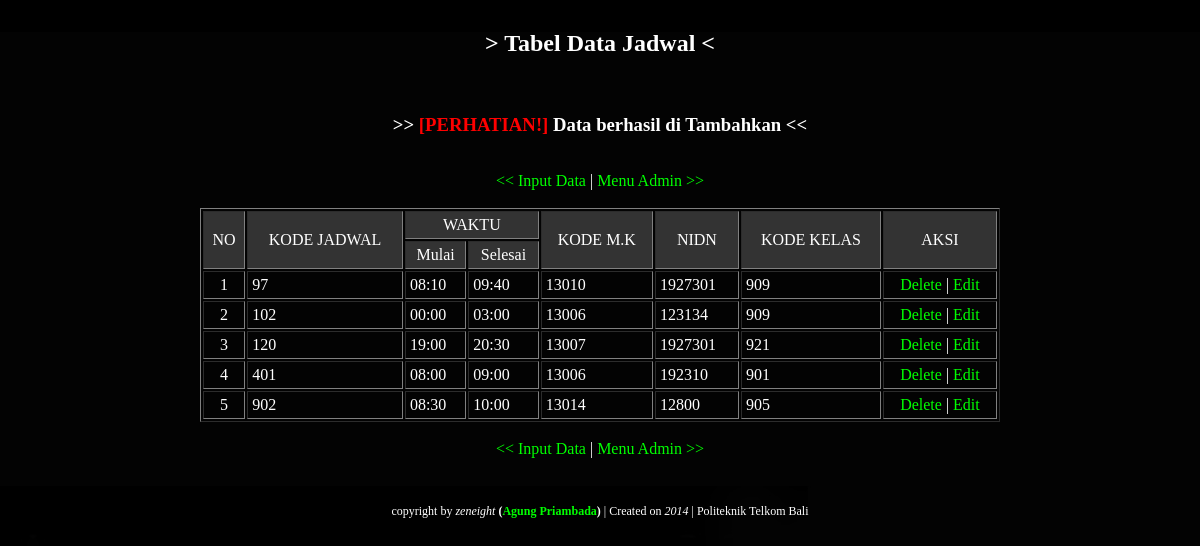
The app's page /jadwal/show_jadwal.php?message=disimpan with its own data.
### tables this page shows
CREATE TABLE IF NOT EXISTS `data_jadwal` (
  `kd_jadwal` int(3) NOT NULL,
  `waktu_in` varchar(5) NOT NULL,
  `waktu_out` varchar(5) NOT NULL,
  `kd_mk` int(6) NOT NULL,
  `nidn` int(8) NOT NULL,
  `kd_kelas` int(2) NOT NULL
);

### jadwal/show_jadwal.php (the view, shortened to what this page needs)
<?php
include('../Connections/koneksi.php');
?>
<html>
<head>
<link rel="stylesheet" type="text/css" href="../css/desain.css">
</head>
<body id="bg0">
<h2 align="center">> Tabel Data Jadwal <</h2>
<?php
$msg=$_GET['message'];
if ($msg=="disimpan"){echo"<br><center><h3>>> "
?><z>
<?php
echo"[PERHATIAN!]";
?></z>
<?php
echo" Data berhasil di Tambahkan <<</h3></center>";
} ?>
<br />
<center><a href="add_jadwal.php"><< Input Data</a> | <a href="../index.php">Menu Admin >></a></center>
<br />
<table align="center" width="800" cellpadding="4" bordercolordark="#FFFFFF" border="1">
  <tr align="center" bgcolor="#333333">
  	<td rowspan="2">NO</td>
    <td rowspan="2">KODE JADWAL</td>
    <td colspan="2">WAKTU</td>
    <td rowspan="2">KODE M.K</td>
    <td rowspan="2">NIDN</td>
    <td rowspan="2">KODE KELAS</td>
    <td rowspan="2">AKSI</td>
  </tr>
  <tr align="center" bgcolor="#333333">
    <td>Mulai</td>
    <td>Selesai</td>
  </tr>
<?php
$sql = "select * from data_jadwal order by kd_jadwal asc";
$result=mysql_query($sql,$koneksi);
$no = 1 ;
while ($data=mysql_fetch_array($result)){
?>
 <tr>
  <td align="center"><?php echo $no++; ?></td>
  <td><?php echo $data['kd_jadwal'] ?></td>
  <td><?php echo $data['waktu_in'] ?></td>
  <td><?php echo $data['waktu_out'] ?></td>
  <td><?php echo $data['kd_mk'] ?></td>
  <td><?php echo $data['nidn'] ?></td>
  <td><?php echo $data['kd_kelas'] ?></td>
  <td>
  	<div align="center">
  		<a href="hapus_jadwal.php?id=<?php echo $data['kd_jadwal']; ?>"
        onclick="return confirm('Apakah anda yakin akan menghapus data?' + '\n\n' +
        '<?php echo "Kode Jadwal: $data[kd_jadwal]";?>' + '\n\n' +
        'Jika YA silahkan klik OK, jika TIDAK silahkan klik CANCEL.')">Delete</a> |
        <a href="edit_jadwal.php?id=<?php echo $data['kd_jadwal']; ?>&kd_mk=<?php echo $data['kd_mk']; ?>&nidn=<?php echo $data['nidn']; ?>&kd_kelas=<?php echo $data['kd_kelas']; ?>">Edit</a>
    </div>
  </td>
 </tr>
<?php } ?>
</table>
<center><a href="add_jadwal.php"><< Input Data</a>
 | <a href="../index.php">Menu Admin >></a></center>
<br>
<br>
<div id="footer">
<p>copyright by <i>zeneight</i> <b>(<a href="http://173.252.110.27/zeneight" target="_blank">Agung Priambada</a>)</b> | Created on <i>2014</i> | Politeknik Telkom Bali</p>
</div>
</body>
</html>

### css/desain.css (style rules this page uses)
body { font: 100% "Century Gothic"; font-size: 16px; margin: 30; padding: 0; text-align: justify; color: white; background-color:#000; }
#bg0 { background:url(../image/bg0.jpg); background-position:bottom; background-color:#000; background-repeat:no-repeat; }
body a { text-decoration: none; color:#0F0 }
body z { color:#F00; }
#footer p { margin: 0; padding: 10px 0; text-align:center; font-size:12px; }

### records on screen
data_jadwal: kd_jadwal "97", waktu_in "08:10", waktu_out "09:40", kd_mk "13010", nidn "1927301", kd_kelas "909"
data_jadwal: kd_jadwal "102", waktu_in "00:00", waktu_out "03:00", kd_mk "13006", nidn "123134", kd_kelas "909"
data_jadwal: kd_jadwal "120", waktu_in "19:00", waktu_out "20:30", kd_mk "13007", nidn "1927301", kd_kelas "921"
data_jadwal: kd_jadwal "401", waktu_in "08:00", waktu_out "09:00", kd_mk "13006", nidn "192310", kd_kelas "901"
data_jadwal: kd_jadwal "902", waktu_in "08:30", waktu_out "10:00", kd_mk "13014", nidn "12800", kd_kelas "905"
